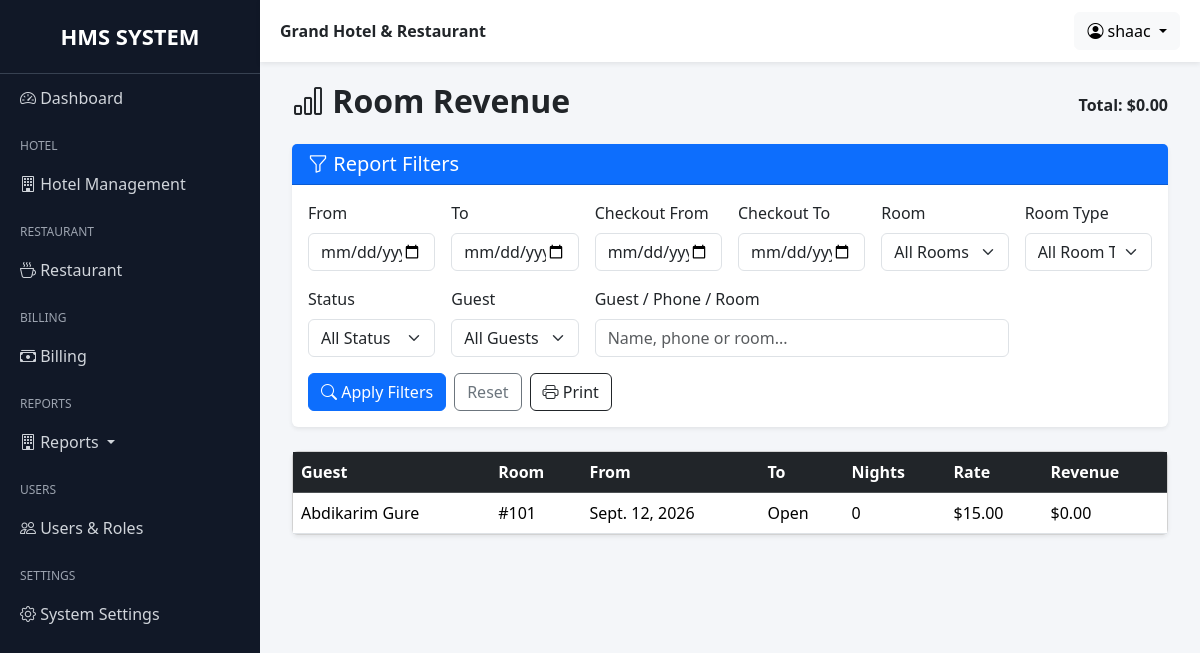
/grand/reports/room-revenue/ (signed in), run on the app's committed database.
### hotel/models.py (models this page shows, shortened)
class RoomStay(models.Model):
    booking = models.ForeignKey(Booking, on_delete=models.CASCADE, related_name="room_stays")
    room = models.ForeignKey(Room, on_delete=models.PROTECT, related_name="booking_stays")
    start_date = models.DateField()
    end_date = models.DateField(null=True, blank=True)
    rate = models.DecimalField(max_digits=10, decimal_places=2)
    with_ac = models.BooleanField(default=False)
    note = models.CharField(max_length=255, blank=True)
    created = models.DateTimeField(auto_now_add=True)
    class Meta:
        ordering = ["start_date", "id"]
        constraints = [
            models.UniqueConstraint(
                fields=["booking", "start_date"],
                name="unique_booking_roomstay_start",
            )
        ]

class Booking(models.Model):
    BOOKING_STATUS = (
        ("reserved", "Reserved"),
        ("checked_in", "Checked In"),
        ("checked_out", "Checked Out"),
        ("cancelled", "Cancelled"),
    )
    guest = models.ForeignKey(Guest, on_delete=models.PROTECT)
    room = models.ForeignKey(Room, on_delete=models.PROTECT)
    check_in = models.DateField()
    check_out = models.DateField(blank=True, null=True)
    status = models.CharField(max_length=20, default="checked_in")
    with_ac = models.BooleanField(default=False)
    room_price = models.DecimalField(max_digits=8, decimal_places=2, blank=True, null=True)
    actual_check_in_at = models.DateTimeField(null=True, blank=True)
    actual_check_out_at = models.DateTimeField(null=True, blank=True)
    late_checkout_approved = models.BooleanField(default=False)
    late_checkout_charge = models.DecimalField(max_digits=8, decimal_places=2, default=Decimal("0.00"))
    created = models.DateTimeField(auto_now_add=True)
    created_by = models.ForeignKey(User, on_delete=models.SET_NULL, null=True, blank=True)
    updated = models.DateTimeField(auto_now=True)
    updated_by = models.ForeignKey(
        User, on_delete=models.SET_NULL, null=True, blank=True,
        related_name="booking_updated_by"
    )

class Guest(models.Model):
    first_name = models.CharField(max_length=100)
    last_name = models.CharField(max_length=100)
    phone = models.CharField(max_length=20)
    email = models.EmailField(blank=True, null=True)
    address = models.CharField(max_length=200, blank=True)
    created = models.DateTimeField(auto_now_add=True, blank=True, null=True)
    created_by = models.ForeignKey(User, on_delete=models.SET_NULL, null=True, blank=True)
    def __str__(self):
        return f"{self.first_name} {self.last_name}"

class Room(models.Model):
    ROOM_TYPES = (
        ("single", "Single"),
        ("double", "Double"),
        ("suite", "Suite"),
    )
    ROOM_STATUS = (
        ("available", "Available"),
        ("reserved", "Reserved"),
        ("occupied", "Occupied"),
        ("cleaning", "Cleaning"),
        ("maintenance", "Maintenance"),
        ("out_of_order", "Out of Order"),
    )
    number = models.IntegerField(unique=True)
    room_type = models.CharField(max_length=20, choices=ROOM_TYPES)
    price = models.DecimalField(max_digits=8, decimal_places=2)
    price_with_ac = models.DecimalField(max_digits=8, decimal_places=2)
    is_available = models.BooleanField(default=True)
    status = models.CharField(max_length=20, choices=ROOM_STATUS, default="available")
    created = models.DateTimeField(auto_now_add=True, blank=True, null=True)
    created_by = models.ForeignKey(User, on_delete=models.SET_NULL, null=True, blank=True)
    def __str__(self):
        return f"{self.number}"

### reports/views.py (the view)
class RoomRevenueReportView(HotelReportBase):
    template_name = "reports/hotel/room_revenue.html"
    def get_context_data(self, **kwargs):
        c = super().get_context_data(**kwargs)
        form, qs = self.filtered_bookings()
        stay_qs = RoomStay.objects.filter(booking__in=qs).select_related("booking__guest", "room")
        report = []
        total = Decimal("0.00")
        for stay in stay_qs:
            end = stay.end_date or timezone.now().date()
            nights = max((end - stay.start_date).days, 0)
            amount = Decimal(nights) * stay.rate
            report.append({"stay": stay, "nights": nights, "amount": amount})
            total += amount
        c.update({"form": form, "report": report, "total_revenue": total})
        return c

### accounts/mixins.py (called while the page is built)
    def dispatch(self, request, *args, **kwargs):
        if not request.user.is_authenticated:
            return redirect("login")
        if not hasattr(request.user, "userprofile"):
            return redirect("no_permission")
        if request.user.userprofile.role not in self.allowed_roles:
            return redirect("no_permission")
        return super().dispatch(request, *args, **kwargs)

### reports/views.py (called while the page is built, shortened)
    def filtered_bookings(self):
        form = ReportFilterForm(self.request.GET or None)
        qs = Booking.objects.select_related("guest", "room").prefetch_related("room_stays")
        return form, qs.distinct()

### templates/reports/hotel/room_revenue.html (shortened to what this page needs)
{% extends "base.html" %}
{% block content %}
<div class="container-fluid">
  <div class="d-flex justify-content-between align-items-center mb-3">
    <h2 class="fw-bold"><i class="bi bi-bar-chart"></i> Room Revenue</h2>
    <strong>Total: ${{ total_revenue|floatformat:2 }}</strong>
  </div>
  {% include "reports/includes/report_filter.html" %}
  <div class="card shadow-sm"><div class="table-responsive">
    <table class="table table-hover align-middle mb-0">
      <thead class="table-dark"><tr><th>Guest</th><th>Room</th><th>From</th><th>To</th><th>Nights</th><th>Rate</th><th>Revenue</th></tr></thead>
      <tbody>{% for item in report %}<tr><td>{{ item.stay.booking.guest }}</td><td>#{{ item.stay.room.number }}</td>
<td>{{ item.stay.start_date }}</td><td>{{ item.stay.end_date|default:"Open" }}</td><td>{{ item.nights }}</td>
<td>${{ item.stay.rate|floatformat:2 }}</td><td>${{ item.amount|floatformat:2 }}</td></tr>
{% empty %}<tr><td colspan="7" class="text-center py-4">No room revenue records.</td></tr>{% endfor %}</tbody>
    </table>
  </div></div>
</div>
{% endblock %}

### templates/base.html (shortened to what this page needs)
{% load static %}
<!DOCTYPE html>
<html lang="en">
<head>
    <link
        href="https://cdn.jsdelivr.net/npm/bootstrap@5.3.3/dist/css/bootstrap.min.css"
        rel="stylesheet">
    <link
        rel="stylesheet"
        href="https://cdn.jsdelivr.net/npm/bootstrap-icons@1.11.3/font/bootstrap-icons.min.css">
</head>
<body>
<div class="sidebar"
     id="sidebar">
    <div class="logo">
        HMS SYSTEM
    </div>
    <a href="">
        <i class="bi bi-speedometer2"></i>
        Dashboard
    </a>
    <div class="menu-title">
        Hotel
    </div>
    <a data-bs-toggle="collapse"
       href="#hotelMenu">
        <i class="bi bi-building"></i>
        Hotel Management
    </a>
    <div class="menu-title">
        Restaurant
    </div>
    <a data-bs-toggle="collapse"
       href="#restaurantMenu">
        <i class="bi bi-cup-hot"></i>
        Restaurant
    </a>
    <div class="menu-title">
        Billing
    </div>
    <a data-bs-toggle="collapse"
       href="#billingMenu">
        <i class="bi bi-cash-stack"></i>
        Billing
    </a>
    <div class="menu-title">Reports</div>
    <a class="dropdown-toggle" data-bs-toggle="collapse" href="#reportMenu">
        <i class="bi bi-building"></i>
        Reports
    </a>
    <div class="menu-title">
        Users
    </div>
    <a data-bs-toggle="collapse"
       href="#usersMenu">
        <i class="bi bi-people"></i>
        Users & Roles
    </a>
    <div class="menu-title">
        Settings
    </div>
    <a href="">
        <i class="bi bi-gear"></i>
        System Settings
    </a>
</div>
<div class="main-content">
    <div class="topbar d-flex justify-content-between align-items-center">
        <div>
            <strong>
                Grand Hotel & Restaurant
            </strong>
        </div>
        <div class="dropdown">
            <button class="btn btn-light dropdown-toggle"
                    data-bs-toggle="dropdown">
                <i class="bi bi-person-circle"></i>
                {{ request.user }}
            </button>
        </div>
    </div>
    <div class="page-content">
        {% block content %}
        {% endblock %}
    </div>
</div>
</body>
</html>

### templates/base.html (style rules this page uses)
body { overflow-x: hidden; background: #f4f6f9; }
.sidebar { width: 260px; min-height: 100vh; background: #111827; position: fixed; top: 0; left: 0; overflow-y: auto; overflow-x: hidden; scrollbar-width:thin; }
.sidebar .logo { padding: 20px; font-size: 22px; font-weight: bold; text-align: center; color: #fff; border-bottom: 1px solid #374151; }
.sidebar a { color: #d1d5db; text-decoration: none; display: block; padding: 12px 20px; transition: 0.3s; }
.sidebar .menu-title { color: #9ca3af; font-size: 12px; text-transform: uppercase; padding: 15px 20px 5px; }
.main-content { margin-left: 260px; min-height: 100vh; }
.topbar { background: white; padding: 12px 20px; box-shadow: 0 2px 5px rgba(0,0,0,0.08); position: sticky; top: 0; z-index: 1000; }
.page-content { padding: 20px; }

### data on the page
RoomStay: stay.booking.guest "Abdikarim Gure", stay.room.number "101", stay.start_date "Sept. 12, 2026", stay.end_date "Open", nights "0", stay.rate "15.00", amount "0.00"

### other printed values
{{ request.user }} "shaac"
{{ total_revenue|floatformat:2 }} "0.00"
